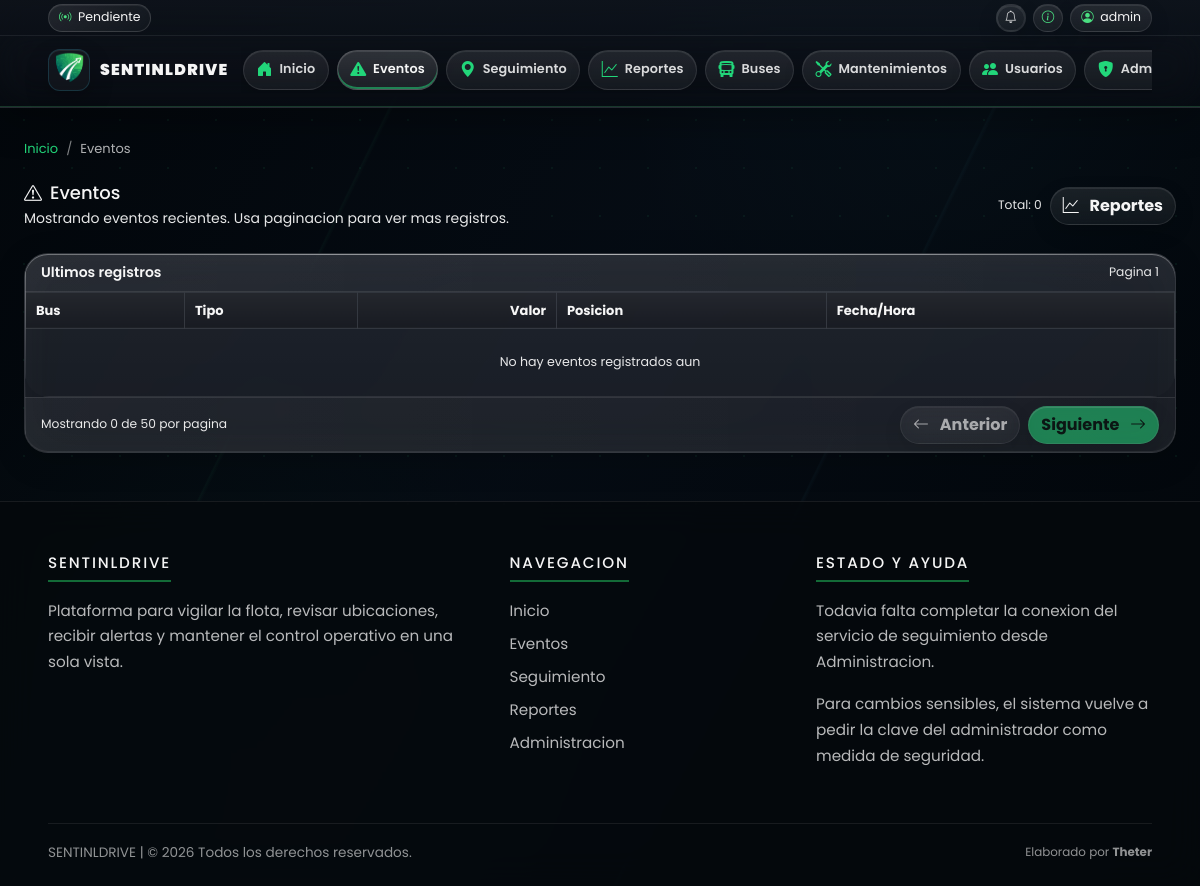
The app's page /events (signed in), older data.
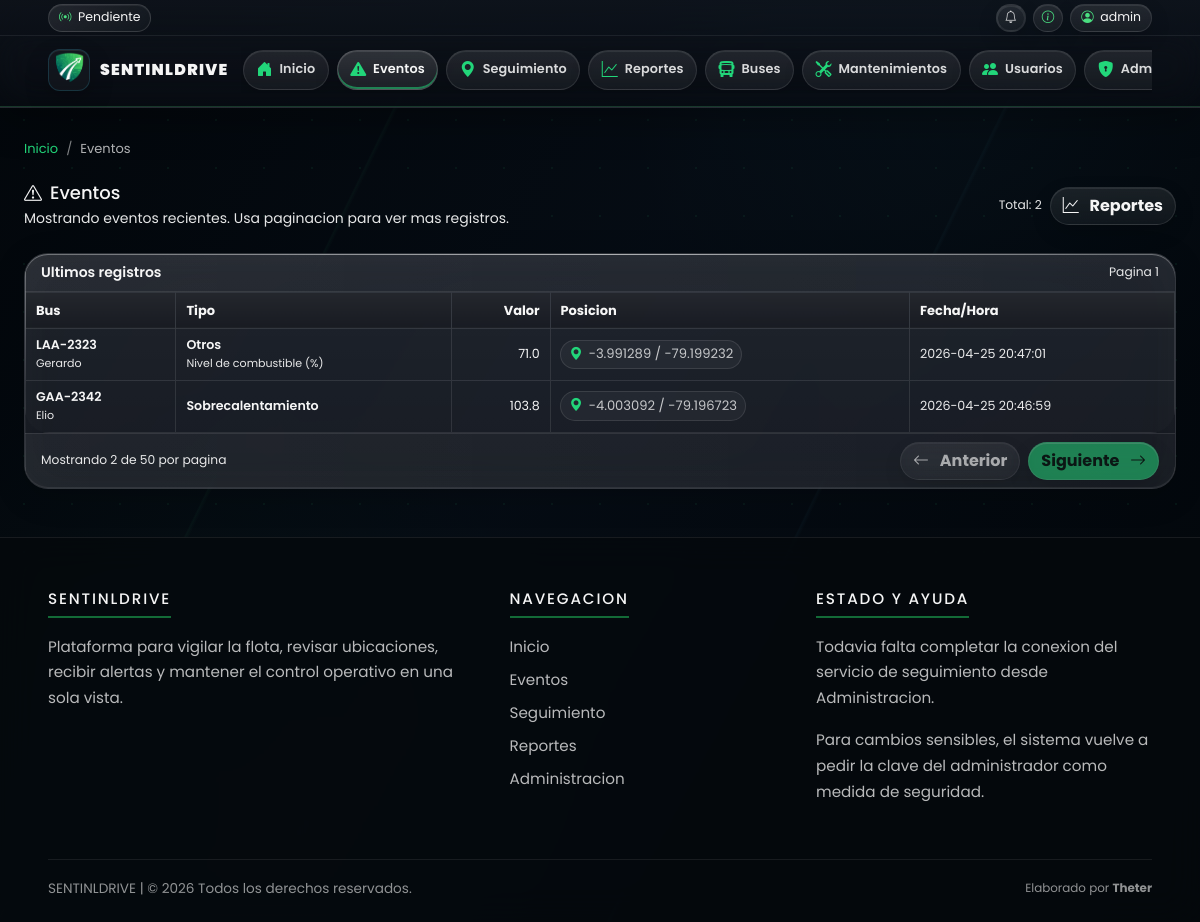
The same page, newer data.
### app/models/event.py (models this page shows, shortened)
class Event(db.Model):
    __tablename__ = "event"
    __table_args__ = (
        db.Index("ix_event_bus_timestamp", "bus_id", "timestamp"),
    )
    id = db.Column(db.Integer, primary_key=True)
    bus_id = db.Column(
        db.Integer,
        db.ForeignKey("bus.id", ondelete="CASCADE"),
        nullable=False,
        index=True,
    )
    type = db.Column(db.String(50), nullable=False, index=True)
    value = db.Column(db.Float(precision=2), nullable=True)
    description = db.Column(db.String(300), nullable=True)
    latitude = db.Column(db.Float(precision=8), nullable=True)
    longitude = db.Column(db.Float(precision=8), nullable=True)
    timestamp = db.Column(
        db.DateTime(timezone=True),
        nullable=False,
        default=ecuador_now,
        index=True,
    )

### app/models/bus.py (models this page shows)
class Bus(db.Model): #Usamos pascalcase para los nombres de las clases
    __tablename__ = 'bus'
    id = db.Column(db.Integer, primary_key=True)
    plate = db.Column(db.String(20), nullable=False, unique=True)
    driver = db.Column(db.String(50))
    status = db.Column(db.String(20), default="Activo")
    description = db.Column(db.String(300), nullable=True)
    events = db.relationship(
        'Event',
        backref='bus',  # ← Solo aquí se define el backref
        lazy=True,
        cascade='all, delete-orphan'
    )
    locations = db.relationship(
        'Location',
        backref='bus',
        lazy=True,
        cascade='all, delete-orphan'
    )
    maintenances = db.relationship(
        'Maintenance',
        backref='bus',
        lazy=True,
        cascade='all, delete-orphan'
    )

### app/routes/events.py (the view)
@events_bp.route("/events")
@login_required
def events():
    page = request.args.get("page", default=1, type=int)
    per_page = request.args.get("per_page", default=50, type=int)
    per_page = max(10, min(per_page, 200))
    page = max(1, page)
    query = Event.query.options(joinedload(Event.bus)).order_by(Event.timestamp.desc())
    total = query.count()
    items = query.offset((page - 1) * per_page).limit(per_page + 1).all()
    has_next = len(items) > per_page
    items = items[:per_page]
    has_prev = page > 1
    latest_id = db.session.query(func.max(Event.id)).scalar() or 0
    session['events_last_seen_id'] = latest_id
    session.modified = True
    return render_template(
        "events.html",
        events=items,
        page=page,
        per_page=per_page,
        total=total,
        has_next=has_next,
        has_prev=has_prev,
    )

### app/utils/time.py (called while the page is built)
def ecuador_now() -> datetime:
    return datetime.now(ECUADOR_TZ)

### app/templates/events.html (shortened to what the changed rows need)
{% extends "base.html" %}
{% block content %}
<div class="d-flex align-items-center justify-content-between flex-wrap gap-2 mb-4">
    <div>
        <h2 class="mb-1"><i class="bi bi-exclamation-triangle me-2"></i>Eventos</h2>
    </div>
    <div class="d-flex gap-2 align-items-center">
        <span class="text-muted small">Total: {{ total }}</span>
        <a class="btn btn-outline-secondary" href="{{ url_for('reports.reports') }}">
            <i class="bi bi-graph-up me-1"></i> Reportes
        </a>
    </div>
</div>
<div class="card">
    <div class="card-body p-0">
        <div class="table-responsive">
            <table class="table table-hover table-bordered align-middle mb-0">
                <thead>
                    <tr>
                        <th>Bus</th>
                        <th>Tipo</th>
                        <th class="text-end">Valor</th>
                        <th>Posicion</th>
                        <th>Fecha/Hora</th>
                    </tr>
                </thead>
                <tbody>
                    {% for e in events %}
                    <tr>
                        <td>
                            <div class="fw-semibold">{{ e.bus.plate if e.bus else e.bus_id }}</div>
                            <div class="text-muted small">{{ e.bus.driver if e.bus and e.bus.driver else 'Sin conductor' }}</div>
                        </td>
                        <td>
                            <div class="fw-semibold">{{ e.type }}</div>
                            {% if e.description %}
                                <div class="text-muted small">{{ e.description }}</div>
                            {% endif %}
                        </td>
                        <td class="text-end">{{ e.value if e.value is not none else 'N/A' }}</td>
                        <td class="text-muted event-position-cell">
                            {% if e.latitude is not none and e.longitude is not none %}
                                <a
                                    class="event-position-link"
                                    href="{{ url_for('tracking.tracking', lat=e.latitude, lon=e.longitude, event_id=e.id, bus_id=e.bus_id) }}"
                                    title="Ver ubicación en mapa"
                                    data-bs-toggle="tooltip"
                                    data-bs-placement="top"
                                >
                                    <i class="bi bi-geo-alt-fill"></i>
                                    <span>{{ e.latitude|round(6) }} / {{ e.longitude|round(6) }}</span>
                                </a>
                            {% else %}
                                <span class="event-position-disabled">Sin posición</span>
                            {% endif %}
                        </td>
                        <td class="text-muted">{{ e.timestamp.strftime('%Y-%m-%d %H:%M:%S') }}</td>
                    </tr>
                    {% endfor %}
                    {% if events|length == 0 %}
                    <tr><td colspan="5" class="text-center text-muted py-4">No hay eventos registrados aun</td></tr>
                    {% endif %}
                </tbody>
            </table>
        </div>
    </div>
    <div class="card-footer d-flex align-items-center justify-content-between flex-wrap gap-2">
        <div class="text-muted small">Mostrando {{ events|length }} de {{ per_page }} por pagina</div>
        <div class="d-flex gap-2">
            {% if has_prev %}
                <a class="btn btn-outline-secondary" href="{{ url_for('events.events', page=page-1, per_page=per_page) }}">
                    <i class="bi bi-arrow-left me-1"></i> Anterior
                </a>
            {% else %}
                <button class="btn btn-outline-secondary" disabled><i class="bi bi-arrow-left me-1"></i> Anterior</button>
            {% endif %}
            {% if has_next %}
                <a class="btn btn-primary" href="{{ url_for('events.events', page=page+1, per_page=per_page) }}">
                    Siguiente <i class="bi bi-arrow-right ms-1"></i>
                </a>
            {% else %}
                <button class="btn btn-primary" disabled>Siguiente <i class="bi bi-arrow-right ms-1"></i></button>
            {% endif %}
        </div>
    </div>
</div>
{% endblock %}

Row changes from the older to the newer data that the page shows:
added Event: bus "LAA-2323", bus "Gerardo", type "Otros", description "Nivel de combustible (%)", value "71.0", latitude "-3.991289", longitude "-79.199232", timestamp "2026-04-25 20:47:01"
added Event: bus "GAA-2342", bus "Elio", type "Sobrecalentamiento", value "103.8", latitude "-4.003092", longitude "-79.196723", timestamp "2026-04-25 20:46:59"
Text that changed along with them:
{{ total }}: "0" → "2"
{{ events|length }}: "0" → "2"
text no longer shown: "No hay eventos registrados aun"
